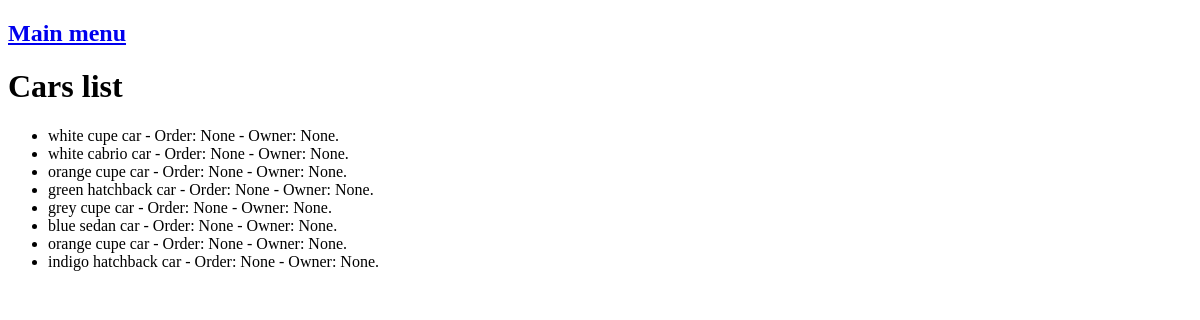
Page /car_list on the earlier database version.
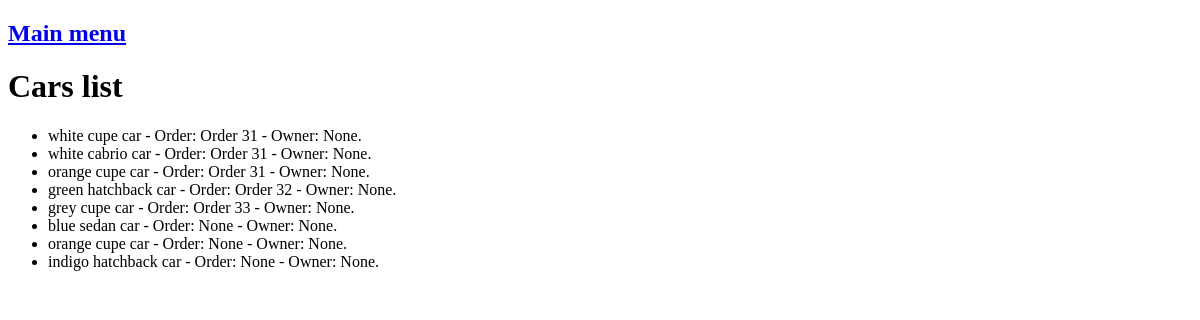
Same page on the later database version.
### order_creator/models.py (models this page shows, shortened)
class Car(models.Model):
    car_type = models.ForeignKey(CarType, on_delete=models.CASCADE)
    color = models.CharField(max_length=50)
    year = models.IntegerField()
    blocked_by_order = models.ForeignKey(
        "Order",
        on_delete=models.SET_NULL,
        null=True,
        related_name="reserved_cars",
    )
    owner = models.ForeignKey(
        Client, on_delete=models.SET_NULL, null=True, related_name="cars"
    )
    order = models.ForeignKey("Order", null=True, on_delete=models.SET_NULL)
    def __str__(self):
        return f"{self.color} {self.car_type} car - Order: {self.blocked_by_order} - Owner: {self.owner}."

class CarType(models.Model):
    name = models.CharField(max_length=50)
    brand = models.CharField(max_length=50)
    price = models.PositiveIntegerField()
    def __str__(self):
        return self.name

class Order(models.Model):
    client = models.ForeignKey(Client, on_delete=models.CASCADE, related_name="orders")
    dealership = models.ForeignKey(
        Dealership, on_delete=models.CASCADE, related_name="orders"
    )
    is_paid = models.BooleanField(default=False)
    def __str__(self):
        return f"Order {self.id}"

### order_creator/views.py (the view)
# urls.py: path("car_list", car_list, name="car_list"),
def car_list(request):
    cars = Car.objects.all()
    return render(request, "list.html", {"elements": cars, "list_name": "Cars"})

### templates/list.html (shortened to what this page needs)
<!doctype html>
<html lang="en">
<head>
</head>
<body>
<h2><a href="/">Main menu</a></h2>
<h1>{{list_name}} list</h1>
<ul>
    {% for element in elements%}
    <li>{{element}}</li>
    {% endfor %}
</ul>
</body>
</html>

Differences in the rows shown:
changed Car: color+car_type+blocked_by_order "white cupe car - Order: None - Owner: None." → "white cupe car - Order: Order 31 - Owner: None."
changed Car: color+car_type+blocked_by_order "white cabrio car - Order: None - Owner: None." → "white cabrio car - Order: Order 31 - Owner: None."
changed Car: color+car_type+blocked_by_order "orange cupe car - Order: None - Owner: None." → "orange cupe car - Order: Order 31 - Owner: None."
changed Car: color+car_type+blocked_by_order "green hatchback car - Order: None - Owner: None." → "green hatchback car - Order: Order 32 - Owner: None."
changed Car: color+car_type+blocked_by_order "grey cupe car - Order: None - Owner: None." → "grey cupe car - Order: Order 33 - Owner: None."
